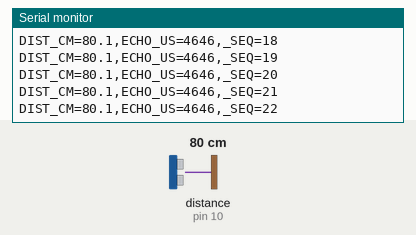
Simulated run of this sketch. Board: Arduino Uno, built with avr-gcc and run on an emulated ATmega328P. On the bench: the last lines printed to the serial monitor. Wiring (inferred from the names in the program): ultrasonic range finder: trigger pin 9; echo pin 10. The test bench sets the inputs (shaded band); at power-on: distance to the obstacle (sensor on pin 10) 80 cm. The echo pulse lasts 58.3 µs per cm.

Above: at 1.2 s.
1.3 s: distance to the obstacle (sensor on pin 10) set to 2 cm
At 1.37 s:
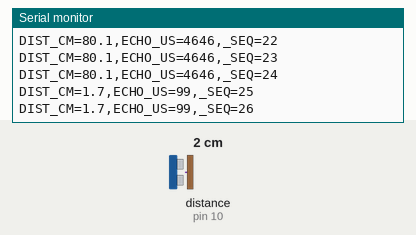
2.8 s: distance to the obstacle (sensor on pin 10) set to 4 cm
At 2.82 s:
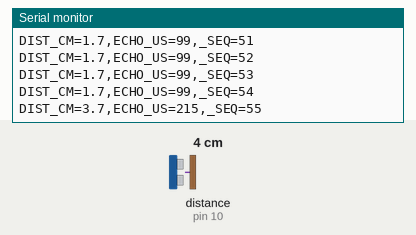
Timing chart, 0 to 5.8 s (numbered marks = the images above; inputs shaded):
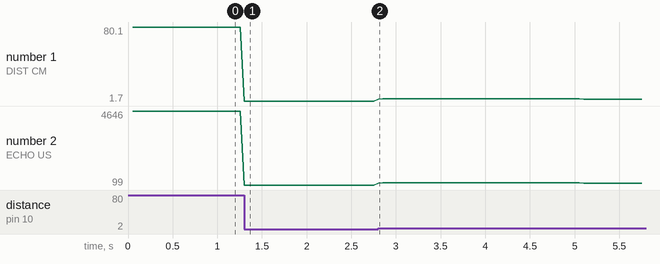

Measured:
- after the input at 1.3 s, the serial monitor: prints a new line at once (image 1)
- plotted number 1: 80.1 → 1.7 after the input at 1.3 s
- plotted number 2: 4646 → 99 after the input at 1.3 s

The sketch:

mtdi_hcsr04.ino
```cpp
// MTDI 5.0 example firmware: HC-SR04 ultrasonic ranger.
// Wiring: VCC 5V, GND, TRIG -> D9, ECHO -> D10. Prints one MTDI protocol line every 50 ms:
//   DIST_CM=182.4,ECHO_US=10611,_SEQ=42
// No echo (out of range) prints nothing for that cycle, so the Validation Chamber sees
// the gap as a timing problem instead of receiving an invented distance.
// Not yet run on hardware in this repository: verify with `python -m mtdi parse` and the Validation Chamber.
const uint8_t TRIG = 9, ECHO = 10;
unsigned long seq = 0;

void setup() {
  pinMode(TRIG, OUTPUT);
  pinMode(ECHO, INPUT);
  Serial.begin(115200);
}

void loop() {
  static unsigned long last = 0;
  unsigned long now = millis();
  if (now - last < 50) return;
  last = now;
  digitalWrite(TRIG, LOW);  delayMicroseconds(2);
  digitalWrite(TRIG, HIGH); delayMicroseconds(10);
  digitalWrite(TRIG, LOW);
  unsigned long us = pulseIn(ECHO, HIGH, 30000UL);   // 30 ms timeout ≈ 5 m
  if (us == 0) return;
  float cm = us / 58.0;                               // round trip at ~343 m/s
  Serial.print("DIST_CM="); Serial.print(cm, 1);
  Serial.print(",ECHO_US="); Serial.print(us);
  Serial.print(",_SEQ="); Serial.println(seq++);
}
```
